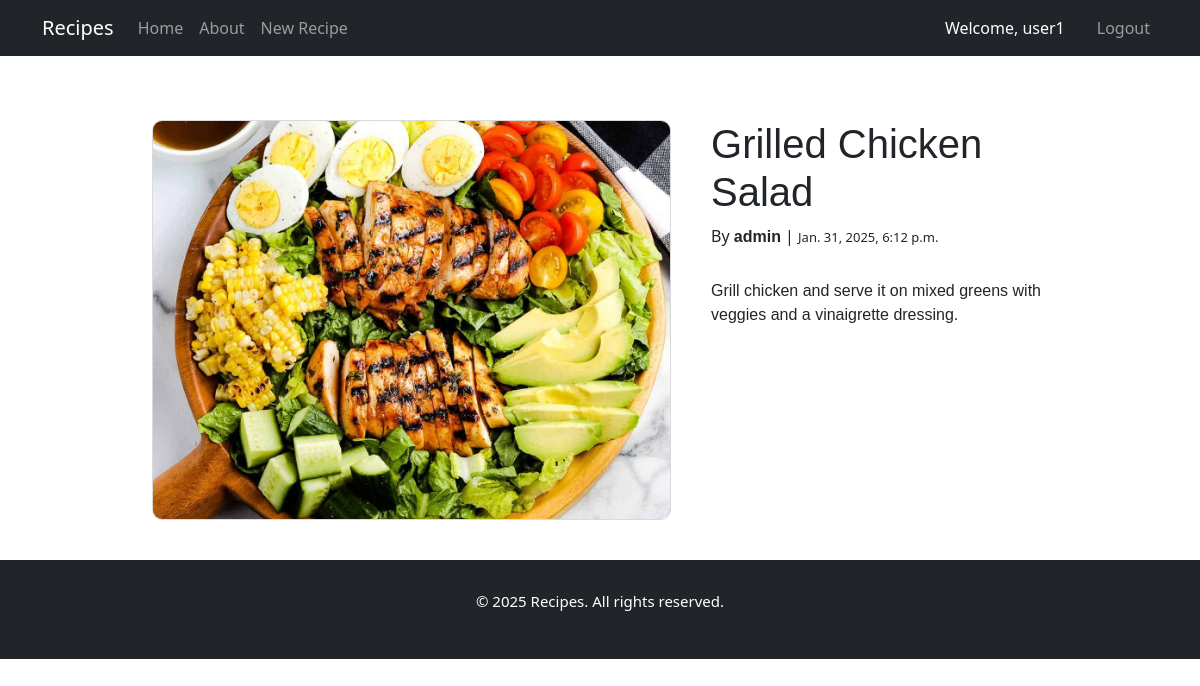
Screenshot of /recipe/2 (signed in) with the database file from the repository.
### recipes/models.py (models this page shows, shortened)
class Recipe(models.Model):
    title = models.CharField(max_length=100)
    description = models.TextField()
    image = models.ImageField(upload_to='recipes/images', blank=True, null=True)
    author = models.ForeignKey(User, on_delete=models.CASCADE)
    created_at = models.DateTimeField(auto_now_add=True)
    updated_at = models.DateTimeField(auto_now=True)

### recipes/views.py (the view)
# urls.py: path('recipe/<int:pk>', views.RecipeDetailView.as_view(), name="recipe-detail"),
class RecipeDetailView(LoginRequiredMixin, DetailView):
    model = models.Recipe
    template_name = 'recipes/recipe_detail.html'
    context_object_name = 'recipe'
    def get_context_data(self, **kwargs):
        context = super().get_context_data(**kwargs)
        context['title'] = f"Recipes | {self.get_object().title}"
        return context

### recipes/templates/recipes/recipe_detail.html (shortened to what this page needs)
{% extends 'recipes/base.html' %}
{% block content %}
<div class="recipe-main">
    <div class="recipe-image">
        <img src="{{ recipe.image.url }}" alt="{{ recipe.title }}">
    </div>
    <div class="recipe-data">
        <h1>{{ recipe.title }}</h1>
        <p>By <span class="recipe-auth">{{ recipe.author }}</span> | <span class="recipe-date">{{ recipe.created_at }}</span></p>
        <p class="recipe-desc">{{ recipe.description }}</p>
    </div>
</div>
{% endblock content %}

### recipes/templates/recipes/base.html (shortened to what this page needs)
{% load static %}
<!DOCTYPE html>
<html lang="en">
<head>
    <link href="https://cdn.jsdelivr.net/npm/bootstrap@5.3.3/dist/css/bootstrap.min.css"
          rel="stylesheet"
>
    <link rel="stylesheet" href="{% static 'users/css/custom.css' %}">
    <link rel="stylesheet" href="{% static 'recipes/css/custom.css' %}">
</head>
<body>
    <nav class="navbar navbar-expand-lg navbar-dark bg-dark">
        <div class="container">
                <a class="navbar-brand" href="{% url 'recipes-landing' %}">Recipes</a>
                <div class="collapse navbar-collapse" id="navbarNav">
                    <ul class="navbar-nav">
                        <li class="nav-item">
                            <a class="nav-link" aria-current="page" href="{% url 'recipes-home' %}">Home</a>
                        </li>
                        <li class="nav-item">
                            <a class="nav-link" href="{% url 'recipes-about' %}">About</a>
                        </li>
                        {% if user.is_authenticated %}
                        <li class="nav-item">
                            <a class="nav-link" href="{% url 'recipe-create' %}">New Recipe</a>
                        </li>
                        {% endif %}
                    </ul>
                </div>
                <div class="navbar-nav">
                    {% if user.is_authenticated %}
                    <p class="nav-item nav-link mb-0 text-white me-3 ">Welcome, {{user.username}}</p>
                    <a href="{% url 'user-logout' %}" class="nav-link nav-item">Logout</a>
                    {% else %}
                    <a href="{% url 'user-login' %}" class="nav-link nav-item">Login</a>
                    <a href="{% url 'user-register' %}" class="nav-link nav-item">Signup</a>
                    {% endif %}
                </div>
        </div>
    </nav>
    <div class="container mt-4 col-10"  style="display: flex; flex-direction: column; align-items: center; justify-content: center; ">
        {% block content %}
        {% endblock content %}
    </div>
    <div class="footer">
        <p>&copy; {% now "Y" %} Recipes. All rights reserved.</p>
    </div>
</body>
</html>

### static/users/css/custom.css (style rules this page uses)
body { height: 100%; }
.footer { padding: 30px; background-color: rgb(33, 37, 41, 1); }
.footer p { color: white; font-size: 15px; text-align: center; }

### static/recipes/css/custom.css (style rules this page uses)
.recipe-main { display: flex; padding: 20px; }
.recipe-image { width: 100%; padding: 20px; }
.recipe-image img { width: 100%; height: 400px; object-fit: cover; border-radius: 10px; border: 1px solid rgb(218, 218, 218); }
.recipe-data { padding: 20px; }
.recipe-data h1 { font-family: 'Franklin Gothic Medium', 'Arial Narrow', Arial, sans-serif; }
.recipe-desc { margin-top: 30px; font-family: 'Trebuchet MS', 'Lucida Sans Unicode', 'Lucida Grande', 'Lucida Sans', Arial, sans-serif; }
.recipe-auth { font-weight: 600; font-family: 'Franklin Gothic Medium', 'Arial Narrow', Arial, sans-serif; }
.recipe-date { font-size: 13px; }

### rows the page displays
Recipe: image (picture), title "Grilled Chicken Salad", author "admin", created_at "Jan. 31, 2025, 6:12 p.m.", description "Grill chicken and serve it on mixed greens with veggies and a vinaigrette dressing."

### other values shown
{{ user.username }} "user1"
